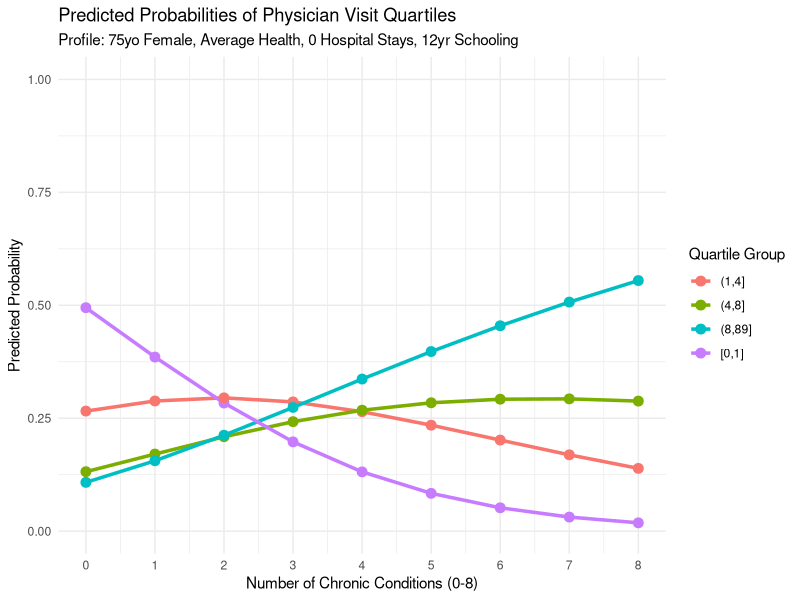

Generate this figure with R:
# Q1 ----------------------------------------------------------------------
#Read the dataset 
nmes <- read.csv("data/Problem Set 3/nmes.csv")
View(nmes)

#Read the dataset 
nmes_codebook <- read.csv("data/Problem Set 3/nmes_codebook.csv")
View(nmes_codebook)


# 1a ----------------------------------------------------------------------
# Calculate the quantile breaks for the 'visits' variable
# probs = seq(0, 1, 0.25) provides the 0%, 25%, 50%, 75%, and 100% boundary values
breaks <- quantile(nmes$visits, probs = seq(0, 1, 0.25))
# Use the cut function to categorize 'visits' into quartiles
# include.lowest = TRUE ensures the minimum value (e.g., 0) is included in the first group
nmes$visits_q <- cut(nmes$visits, breaks = breaks, include.lowest = TRUE)
# Calculate descriptive statistics for each quartile
library(dplyr)
summary_table <- nmes %>%
  group_by(visits_q) %>%
  summarize(
    n = n(),
    mean_visits = mean(visits, na.rm = TRUE),
    median_visits = median(visits, na.rm = TRUE)
  )
#Display the final summary table
print(summary_table)



# 1d ----------------------------------------------------------------------
# Load required libraries
library(nnet)
library(dplyr)

# Ensure the reference levels are set correctly
# Reference for health: "average"
# Reference for insurance: "no"
# Reference for outcome (visits_q): "[0,1]" (lowest quartile)
nmes$health <- relevel(as.factor(nmes$health), ref = "average")
nmes$insurance <- relevel(as.factor(nmes$insurance), ref = "no")
# Assuming visits_q was created as a factor in previous steps
nmes$visits_q <- relevel(nmes$visits_q, ref = "[0,1]")

#  Fit the polytomous regression model
# Equation based on your 1c request
model_poly <- multinom(visits_q ~ hospital + age_10 + health + chronic + 
                         male + school + insurance, data = nmes)
# View the coefficient table
summary(model_poly)
# Get the summary (Coefficients and Standard Errors)
summary_poly <- summary(model_poly)

# Calculate Odds Ratios (OR) and 95% Confidence Intervals
# We need to exponentiate the coefficients for OR
# Extract coefficients and SE specifically for Quartile 2 vs 1
coeffs <- summary_poly$coefficients[1, ] # First row is usually Quartile 2
ses <- summary_poly$standard.errors[1, ]

# Calculate OR and 95% CI for 'chronic'
or_chronic <- exp(coeffs["chronic"])
ci_lower <- exp(coeffs["chronic"] - 1.96 * ses["chronic"])
ci_upper <- exp(coeffs["chronic"] + 1.96 * ses["chronic"])

# Output the results
cat("OR for chronic (Q2 vs Q1):", or_chronic, "\n")
cat("95% CI:", "[", ci_lower, ",", ci_upper, "]\n")


# 1d ----------------------------------------------------------------------
# Fit the model with interaction terms (*)
# The '*' operator includes both main effects and their interaction
model_int <- multinom(visits_q ~ hospital + age_10 + health * chronic + 
                        male + school + insurance, data = nmes)
# View the coefficient table
summary(model_int)
# Get the summary to see the coefficients
summary_int <- summary(model_int)
#Extract coefficients specifically for Quartile 3 vs 1
# Row 2 of the coefficient matrix usually corresponds to Quartile 3
coeffs_q3 <- summary_int$coefficients[2, ] 
# View the specific coefficients needed for the calculation
coeffs_q3["chronic"]
coeffs_q3["healthpoor:chronic"] # The interaction term


# 1f ----------------------------------------------------------------------
# Access the coefficients from model 1e for the 3rd quartile (vs 1st)
# In multinom, the second row usually corresponds to the comparison of Q3 vs Q1
coeffs_q3 <- summary(model_int)$coefficients[2, ]
#  Extract the specific coefficient for age_10
beta_age10 <- coeffs_q3["age_10"]
# Calculate the Log-odds for a 5-year increase
# Since the unit of age_10 is 10 years, a 5-year increase is 0.5 units
log_odds_5yr <- beta_age10 * 0.5
# Calculate the Conditional Odds Ratio (OR) by exponentiating
or_5yr <- exp(log_odds_5yr)
#  Output the results
cat("Log-odds for a 5-year increase (Q3 vs Q1):", log_odds_5yr, "\n")
cat("Conditional Odds Ratio (OR) for a 5-year increase:", or_5yr, "\n")


# 1g ----------------------------------------------------------------------
# Define the two individuals for comparison
# Individual A: Excellent health
person_excellent <- data.frame(
  hospital = 1, age_10 = 5.8, health = "excellent", 
  chronic = 1, male = 1, school = 12, insurance = "yes"
)

# Individual B: Average health
person_average <- data.frame(
  hospital = 1, age_10 = 5.8, health = "average", 
  chronic = 1, male = 1, school = 12, insurance = "yes"
)

# Predict probabilities for each quartile
prob_exc <- predict(model_int, newdata = person_excellent, type = "probs")
prob_avg <- predict(model_int, newdata = person_average, type = "probs")

# Calculate Conditional Odds (Q2 vs Q1) for both
odds_exc <- prob_exc[2] / prob_exc[1]  # Odds for Excellent
odds_avg <- prob_avg[2] / prob_avg[1]  # Odds for Average

# Calculate the Odds Ratio (OR)
calculated_or <- odds_exc / odds_avg

# Output results
print(prob_exc)
print(prob_avg)
cat("Calculated OR (Excellent vs Average):", calculated_or, "\n")


# 2b ----------------------------------------------------------------------
# Fit the Poisson regression model
# Ensure reference levels are set correctly as before
nmes$health <- relevel(as.factor(nmes$health), ref = "average")
nmes$insurance <- relevel(as.factor(nmes$insurance), ref = "no")
model_poisson <- glm(visits ~ hospital + age_10 + health + chronic + 
                       male + school + insurance, 
                     data = nmes, 
                     family = poisson)
# View the coefficient table
summary(model_poisson)
# Extract coefficients and 95% Confidence Intervals
# Use the 'broom' package for a clean table or base R confint()
library(broom)
health_results <- tidy(model_poisson, conf.int = TRUE) %>%
  filter(grepl("health", term))

# Exponentiate for Incidence Rate Ratios (IRR)
health_results_irr <- health_results %>%
  mutate(
    IRR = exp(estimate),
    IRR_conf.low = exp(conf.low),
    IRR_conf.high = exp(conf.high)
  )
print(health_results_irr)


# 2c ----------------------------------------------------------------------
# Fit the interaction model
model_int_poi <- glm(visits ~ hospital + age_10 + health * chronic + 
                       male + school + insurance, 
                     data = nmes, family = poisson)
# View the coefficient table
summary(model_int_poi)
# Extract coefficients
coeffs_poi <- coef(model_int_poi)
# Calculate for Excellent group
# chronic main effect + healthexcellent:chronic interaction
combined_beta <- coeffs_poi["chronic"] + coeffs_poi["healthexcellent:chronic"]
irr_excellent <- exp(combined_beta)
pct_change <- (irr_excellent - 1) * 100

cat("Combined Beta:", combined_beta, "\n")
cat("IRR for Excellent:", irr_excellent, "\n")
cat("Percentage Change:", pct_change, "%\n")



# 2d ----------------------------------------------------------------------
# Load the MASS library
library(MASS)
# Fit the Negative Binomial model with interaction terms
# Using the same predictors and interaction as in 2c
model_nb <- glm.nb(visits ~ hospital + age_10 + health * chronic + 
                     male + school + insurance, 
                   data = nmes)

# Extract the coefficients
coeffs_nb <- coef(model_nb)

#  Calculate for the Excellent health group
# chronic main effect + healthexcellent:chronic interaction
combined_beta_nb <- coeffs_nb["chronic"] + coeffs_nb["healthexcellent:chronic"]
irr_nb <- exp(combined_beta_nb)
pct_change_nb <- (irr_nb - 1) * 100

# Output the results
cat("Combined Beta (NB):", combined_beta_nb, "\n")
cat("IRR for Excellent (NB):", irr_nb, "\n")
cat("Percentage Change (NB):", pct_change_nb, "%\n")



# 2e ----------------------------------------------------------------------
# Method: Likelihood Ratio Test comparing Poisson and NB models
# model_poisson is from 2b, model_nb is from 2d
lr_test_stat <- 2 * (logLik(model_nb) - logLik(model_poisson))
p_value <- pchisq(lr_test_stat, df = 1, lower.tail = FALSE)
cat("Likelihood Ratio Test Statistic:", lr_test_stat, "\n")
cat("p-value:", p_value, "\n")



# Q3 ----------------------------------------------------------------------
#Read the dataset 
melanoma <- read.csv("data/Problem Set 3/melanoma.csv")
View(melanoma)

#Read the dataset 
melanoma_codebook <- read.csv("data/Problem Set 3/melanoma_codebook.csv")
View(melanoma_codebook)


# 3a ----------------------------------------------------------------------
# Turn into Factor
melanoma$latitude <- as.factor(trimws(melanoma$latitude))
melanoma$ageg <- as.factor(trimws(melanoma$ageg))
#  Levels name？
lev_lat <- levels(melanoma$latitude)
lev_age <- levels(melanoma$ageg)
print(lev_lat)
print(lev_age)
# Reference group
melanoma$latitude <- relevel(melanoma$latitude, ref = lev_lat[grep("Middle", lev_lat)])
melanoma$ageg <- relevel(melanoma$ageg, ref = lev_age[grep("35", lev_age)[1]])
# Model
model_melanoma <- glm(inccases ~ latitude + ageg, 
                      family = poisson, 
                      offset = log(persyrs), 
                      data = melanoma)
#See result
summary(model_melanoma)
exp(coef(model_melanoma))



# 3d ----------------------------------------------------------------------
# Define the person-years per age group
py_value <- 4000
# Create a prediction data frame for Birmingham (Southern)
birmingham_data <- data.frame(
  latitude = factor("Southern", levels = levels(melanoma$latitude)),
  ageg = levels(melanoma$ageg),
  persyrs = py_value
)
# Predict number of cases for each age group
predicted_counts <- predict(model_melanoma, newdata = birmingham_data, type = "response")
# Sum the predicted cases
total_cases <- sum(predicted_counts)
# Output results
print(predicted_counts)
cat("Estimated total melanoma cases:", total_cases, "\n")


# EXTRA CREDIT ------------------------------------------------------------
# Load Required Packages ---
library(nnet)
library(ggplot2)
library(tidyr)
# Create Hypothetical Data Frame for Prediction ---
# Note: Variables must match the types (numeric/factor) used in the original model.
# Define a sequence for chronic conditions from 0 to 8
chronic_seq <- seq(0, 8, by = 1)
plot_data <- data.frame(
  chronic = chronic_seq,
  age_10 = 7.5,             # 75 years old (scaled by 10)
  male = 0,                 # 0 represents Female (numeric as per model requirements)
  hospital = 0,             # 0 previous hospital stays
  school = 12,              # 12 years of education
  insurance = "no"          # No private insurance (matches factor level in model)
)

# Ensure 'health' is a factor and matches the levels from the original dataset
plot_data$health <- factor("average", levels = levels(nmes$health))

# Calculate Predicted Probabilities
# Using the multinomial model 'model_poly' created in Question 1e
probs <- predict(model_poly, newdata = plot_data, type = "probs")

# Reshape Data for Visualization 
# Combine the chronic sequence with the prediction matrix and pivot for ggplot
plot_df <- cbind(data.frame(chronic = chronic_seq), as.data.frame(probs))
plot_long <- pivot_longer(plot_df, 
                          cols = -chronic, 
                          names_to = "Quartile", 
                          values_to = "Probability")

# Generate the Plot 
ggplot(plot_long, aes(x = chronic, y = Probability, color = Quartile, group = Quartile)) +
  geom_line(linewidth = 1.2) +
  geom_point(size = 3) +
  scale_x_continuous(breaks = 0:8) +
  scale_y_continuous(limits = c(0, 1)) + # Probabilities range from 0 to 1
  labs(title = "Predicted Probabilities of Physician Visit Quartiles",
       subtitle = "Profile: 75yo Female, Average Health, 0 Hospital Stays, 12yr Schooling",
       x = "Number of Chronic Conditions (0-8)",
       y = "Predicted Probability",
       color = "Quartile Group") +
  theme_minimal() +
  theme(legend.position = "right")
